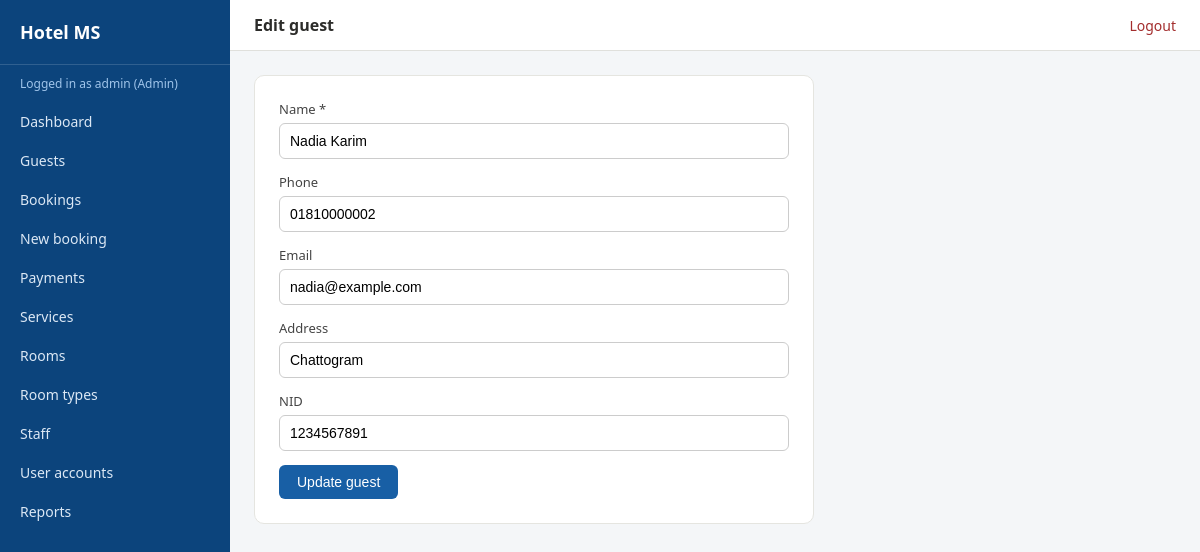
Screenshot of /guests/edit.php?id=2 (signed in) with the database file from the repository.
### tables this page shows
CREATE TABLE Guest (
    GuestID INT AUTO_INCREMENT PRIMARY KEY,
    Name VARCHAR(60) NOT NULL,
    Phone VARCHAR(20),
    Email VARCHAR(60),
    Address VARCHAR(150),
    NID VARCHAR(30),
    CreatedAt TIMESTAMP DEFAULT CURRENT_TIMESTAMP
);

### includes/functions.php (called while the page is built, shortened)
<?php
function e($str) {
    return htmlspecialchars($str ?? '', ENT_QUOTES, 'UTF-8');
}

### guests/edit.php (the view, shortened to what this page needs)
<?php
require_once __DIR__ . '/../includes/init.php';
$id = (int)($_GET['id'] ?? 0);
$stmt = $pdo->prepare("SELECT * FROM Guest WHERE GuestID=?");
$stmt->execute([$id]);
$guest = $stmt->fetch();
require __DIR__ . '/../includes/header.php';
require __DIR__ . '/../includes/sidebar.php';
?>
<form class="form-box" method="post">
  <div class="form-group"><label>Name *</label><input type="text" name="name" value="<?= e($guest['Name']) ?>" required></div>
  <div class="form-group"><label>Phone</label><input type="text" name="phone" value="<?= e($guest['Phone']) ?>"></div>
  <div class="form-group"><label>Email</label><input type="email" name="email" value="<?= e($guest['Email']) ?>"></div>
  <div class="form-group"><label>Address</label><input type="text" name="address" value="<?= e($guest['Address']) ?>"></div>
  <div class="form-group"><label>NID</label><input type="text" name="nid" value="<?= e($guest['NID']) ?>"></div>
  <button class="btn" type="submit">Update guest</button>
</form>
<?php require __DIR__ . '/../includes/footer.php'; ?>

### assets/css/style.css (style rules this page uses)
* { box-sizing: border-box; margin: 0; padding: 0; }
body { font-family: 'Segoe UI', Arial, sans-serif; background: #f4f6f8; color: #2c2c2a; }
.form-box { background: #fff; padding: 24px; border-radius: 10px; max-width: 560px; border: 1px solid #e5e5e0; }
.form-group { margin-bottom: 14px; }
label { display: block; font-size: 13px; margin-bottom: 5px; color: #444; }
input, select, textarea { width: 100%; padding: 9px 10px; border: 1px solid #ccc; border-radius: 6px; font-size: 14px; }
.btn { display: inline-block; background: #185fa5; color: #fff; border: none; padding: 9px 18px; border-radius: 6px; cursor: pointer; font-size: 14px; }

### rows the page displays
guest: name "Nadia Karim", phone "01810000002", email "nadia@example.com", address "Chattogram", nid "1234567891"

### other values shown
$_SESSION['user']['Username'] "admin"
$role "Admin"
$pageTitle "Edit guest"
